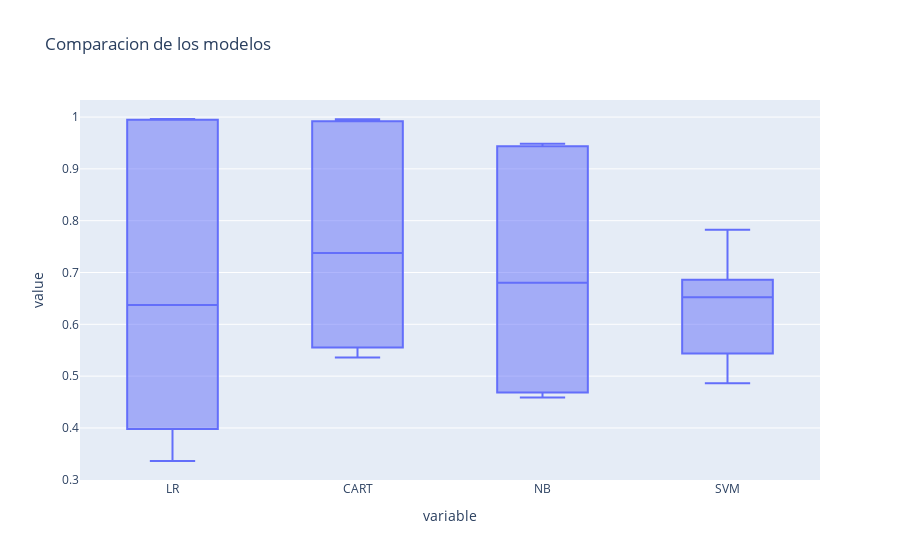

The cell this chart's notebook holds for it:
### Code cell
result_df = pd.DataFrame(results, index=names).T
px.box(result_df,title = 'Comparacion de los modelos')

### Figure 1 — Plotly figure (JSON) as saved in the notebook; plotly's stock layout.template omitted (floating-point values rounded to 4 significant figures)
{"data": [{"alignmentgroup": "True", "hovertemplate": "variable=%{x}<br>value=%{y}<extra></extra>", "legendgroup": "", "marker": {"color": "#636efa"}, "name": "", "notched": false, "offsetgroup": "", "orientation": "v", "showlegend": false, "type": "box", "x": ["LR", "LR", "LR", "LR", "LR", "LR", "LR", "LR", "LR", "LR", "CART", "CART", "CART", "CART", "CART", "CART", "CART", "CART", "CART", "CART", "NB", "NB", "NB", "NB", "NB", "NB", "NB", "NB", "NB", "NB", "SVM", "SVM", "SVM", "SVM", "SVM", "SVM", "SVM", "SVM", "SVM", "SVM"], "x0": " ", "xaxis": "x", "y": [0.3978, 0.3936, 0.3362, 0.4065, 0.4105, 0.8638, 0.9962, 0.9948, 0.9954, 0.992, 0.5669, 0.536, 0.5552, 0.5735, 0.5544, 0.9014, 0.9958, 0.9914, 0.9933, 0.992, 0.5112, 0.459, 0.4655, 0.4682, 0.4825, 0.8493, 0.9434, 0.9411, 0.9482, 0.9459, 0.7825, 0.5042, 0.6603, 0.6443, 0.7088, 0.6646, 0.4863, 0.5437, 0.6224, 0.6859], "y0": " ", "yaxis": "y"}], "layout": {"boxmode": "group", "legend": {"tracegroupgap": 0}, "title": {"text": "Comparacion de los modelos"}, "xaxis": {"anchor": "y", "domain": [0, 1], "title": {"text": "variable"}}, "yaxis": {"anchor": "x", "domain": [0, 1], "title": {"text": "value"}}}}
